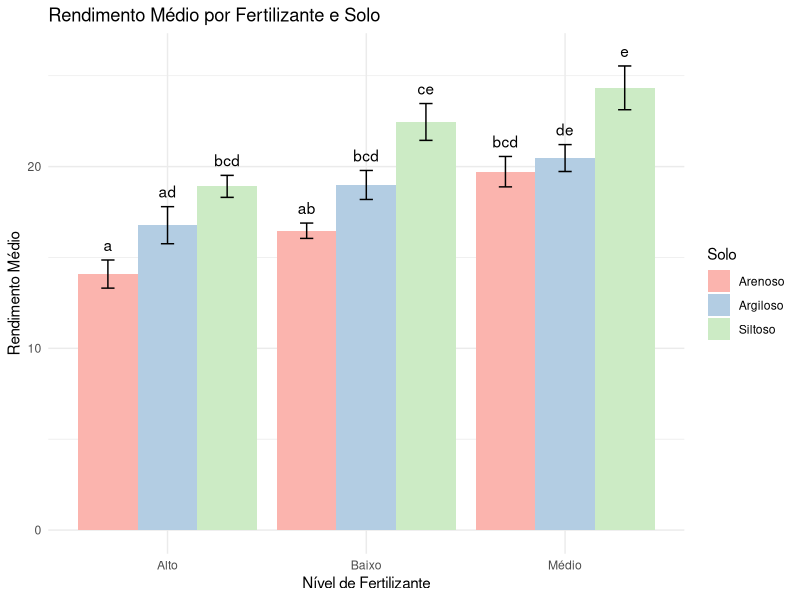

Write R code to recreate this figure.
# Carregar pacotes
library(ggplot2)
library(dplyr)
library(car)
library(multcomp)
library(multcompView)

# 1. Criando o conjunto de dados
fertilizante <- factor(rep(c("Baixo", "Médio", "Alto"), each = 15))
solo <- factor(rep(c("Arenoso", "Argiloso", "Siltoso"), times = 15))
set.seed(123)
rendimento <- rnorm(45, mean = 10, sd = 2) +
  as.numeric(fertilizante) * 2 +
  as.numeric(solo) * 1.5 +
  as.numeric(fertilizante) * as.numeric(solo) * 0.5
dados <- data.frame(Fertilizante = fertilizante, Solo = solo, Rendimento = rendimento)

# 2. Análise exploratória
head(dados)

# 3. Verificação dos pressupostos
modelo <- aov(Rendimento ~ Fertilizante * Solo, data = dados)
residuos <- residuals(modelo)
shapiro.test(residuos)
leveneTest(Rendimento ~ Fertilizante * Solo, data = dados)

# 4. Ajuste do modelo com interação
dados$Fertilizante_Solo <- interaction(dados$Fertilizante, dados$Solo)
modelo_interacao <- aov(Rendimento ~ Fertilizante_Solo, data = dados)

# 5. Análise pós-hoc para a interação
comparacao_interacao <- glht(modelo_interacao, linfct = mcp(Fertilizante_Solo = "Tukey"))
letras <- cld(comparacao_interacao, level = 0.05)$mcletters$Letters

# 6. Preparação dos dados para o gráfico
dados_resumo <- dados %>%
  group_by(Fertilizante, Solo) %>%
  summarise(
    Media = mean(Rendimento),
    EP = sd(Rendimento) / sqrt(n())
  )
dados_resumo$Fertilizante_Solo <- interaction(dados_resumo$Fertilizante, dados_resumo$Solo)
dados_resumo$Letras <- letras[match(dados_resumo$Fertilizante_Solo, names(letras))]

# 7. Criação do gráfico
ggplot(dados_resumo, aes(x = Fertilizante, y = Media, fill = Solo)) +
  geom_bar(stat = "identity", position = position_dodge(0.9)) +
  geom_errorbar(aes(ymin = Media - EP, ymax = Media + EP), width = 0.2, position = position_dodge(0.9)) +
  geom_text(aes(label = Letras, y = Media + EP + 0.5), position = position_dodge(0.9), vjust = 0) +
  theme_minimal() +
  labs(title = "Rendimento Médio por Fertilizante e Solo",
       x = "Nível de Fertilizante",
       y = "Rendimento Médio") +
  scale_fill_brewer(palette = "Pastel1")
